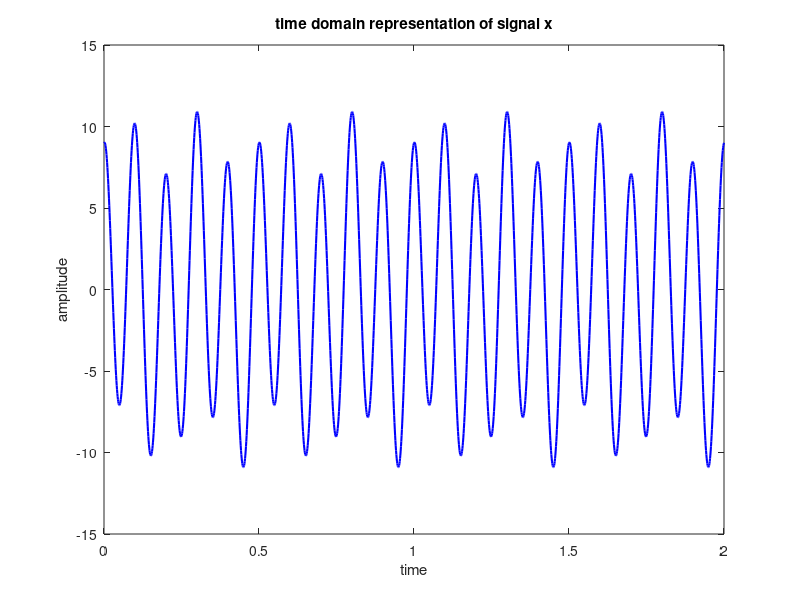
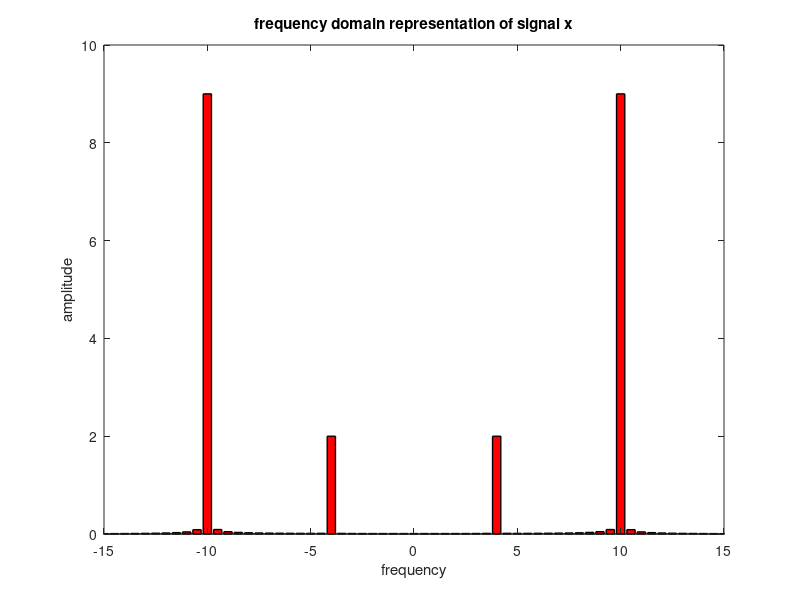

Source code (MATLAB) for these figures, in order:

% Shadril Hassan Shifat
% ID: 20-42451-1

% Data Communication Lab Task - 2
% Title: Study of signal frequency, spectrum, bandwidth, and quantization using MATLAB
% Class Task for Lab Report
% ID = AB-CDEFG-H

clc;
clear all;
close all;

A=2;
B=0;
C=4;
D=2;
E=4;
F=5;
G=1;
H=1;

a1= B+G+H;
a2= C+E+H;
f1= G+H+2;
f2= E+F+H;

fs = 1000; %sampling frequency
t = 0:1/fs:2; % time array

signal_x = a1*sin(2*pi*f1*t) + a2*cos(2*pi*f2*t);
% time domain representation
figure;
plot(t,signal_x,'b','linewidth',1.5);
xlabel('time');
ylabel('amplitude');
title('time domain representation of signal x');
% frequency domain representation
fx = abs(fftshift(fft(signal_x)))/(length(signal_x)/2);
freq = linspace(-fs/2, fs/2, length(signal_x));
figure;
bar(freq, fx,'r','linewidth',1);
xlim([-15 +15]);
xlabel('frequency');
ylabel('amplitude');
title('frequency domain representation of signal x')
